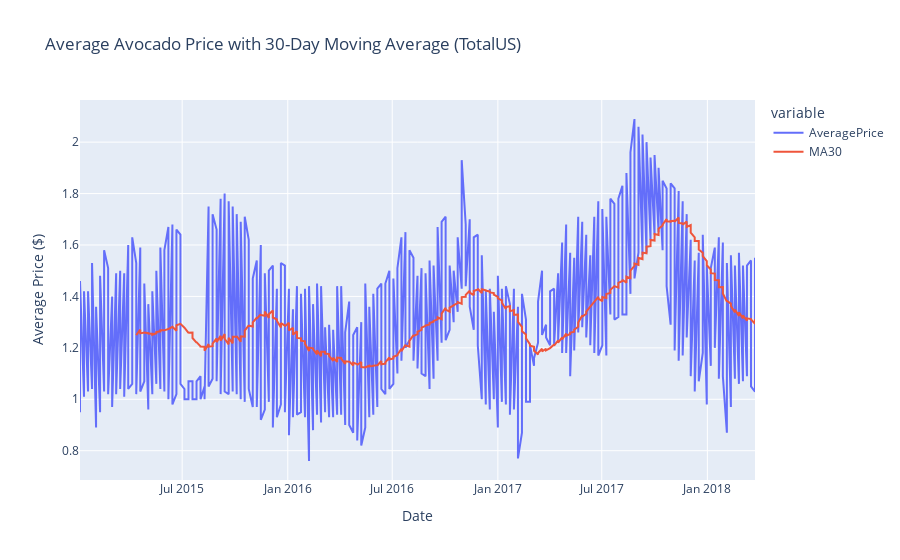

Notebook source saved alongside this figure:
### Markdown cell above
Essayons de lisser en harmonisans de 30 jours pour observer

### Code cell
#visualisation MA30 avec plotly express
region_data['MA30'] = region_data['AveragePrice'].rolling(window=30).mean()

fig = px.line(region_data, x=region_data.index, y=['AveragePrice', 'MA30'],
              title='Average Avocado Price with 30-Day Moving Average (TotalUS)',
                labels={'value': 'Average Price ($)', 'Date': 'Date'})
fig.show()

### Figure 1 — Plotly figure (JSON) as saved in the notebook; plotly's stock layout.template omitted (floating-point values rounded to 4 significant figures; data arrays with more than 128 entries replaced by an {"elided": "..."} marker saying what was removed)
{"data": [{"hovertemplate": "variable=AveragePrice<br>Date=%{x}<br>Average Price ($)=%{y}<extra></extra>", "legendgroup": "AveragePrice", "line": {"color": "#636efa", "dash": "solid"}, "marker": {"symbol": "circle"}, "mode": "lines", "name": "AveragePrice", "orientation": "v", "showlegend": true, "type": "scatter", "x": {"elided": "338 str values"}, "xaxis": "x", "y": {"elided": "338 float values"}, "yaxis": "y"}, {"hovertemplate": "variable=MA30<br>Date=%{x}<br>Average Price ($)=%{y}<extra></extra>", "legendgroup": "MA30", "line": {"color": "#EF553B", "dash": "solid"}, "marker": {"symbol": "circle"}, "mode": "lines", "name": "MA30", "orientation": "v", "showlegend": true, "type": "scatter", "x": {"elided": "338 str values"}, "xaxis": "x", "y": {"elided": "338 float values"}, "yaxis": "y"}], "layout": {"legend": {"title": {"text": "variable"}, "tracegroupgap": 0}, "title": {"text": "Average Avocado Price with 30-Day Moving Average (TotalUS)"}, "xaxis": {"anchor": "y", "domain": [0, 1], "title": {"text": "Date"}}, "yaxis": {"anchor": "x", "domain": [0, 1], "title": {"text": "Average Price ($)"}}}}
